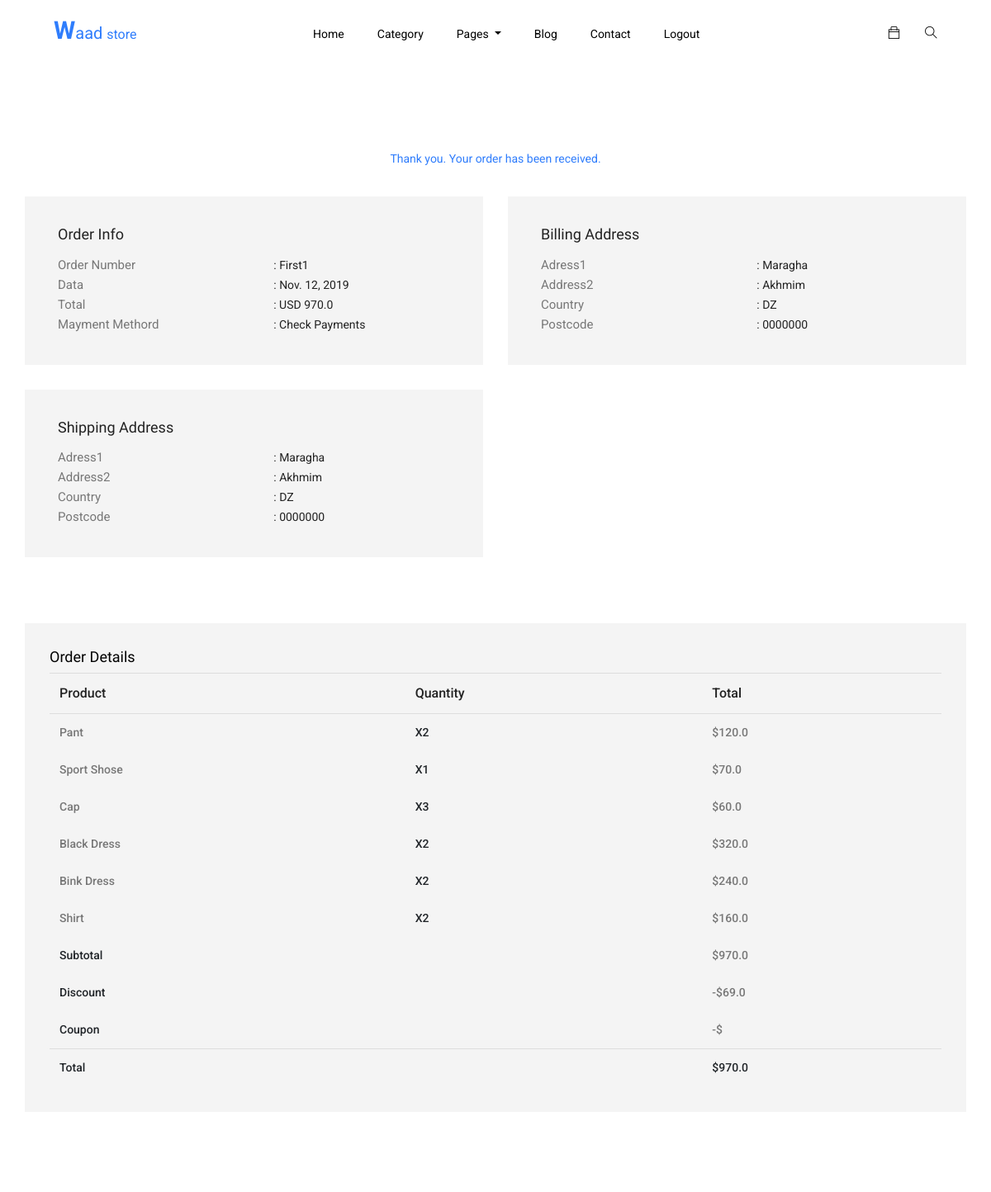
The app's page /confirmation/ (signed in, upper part), older data.
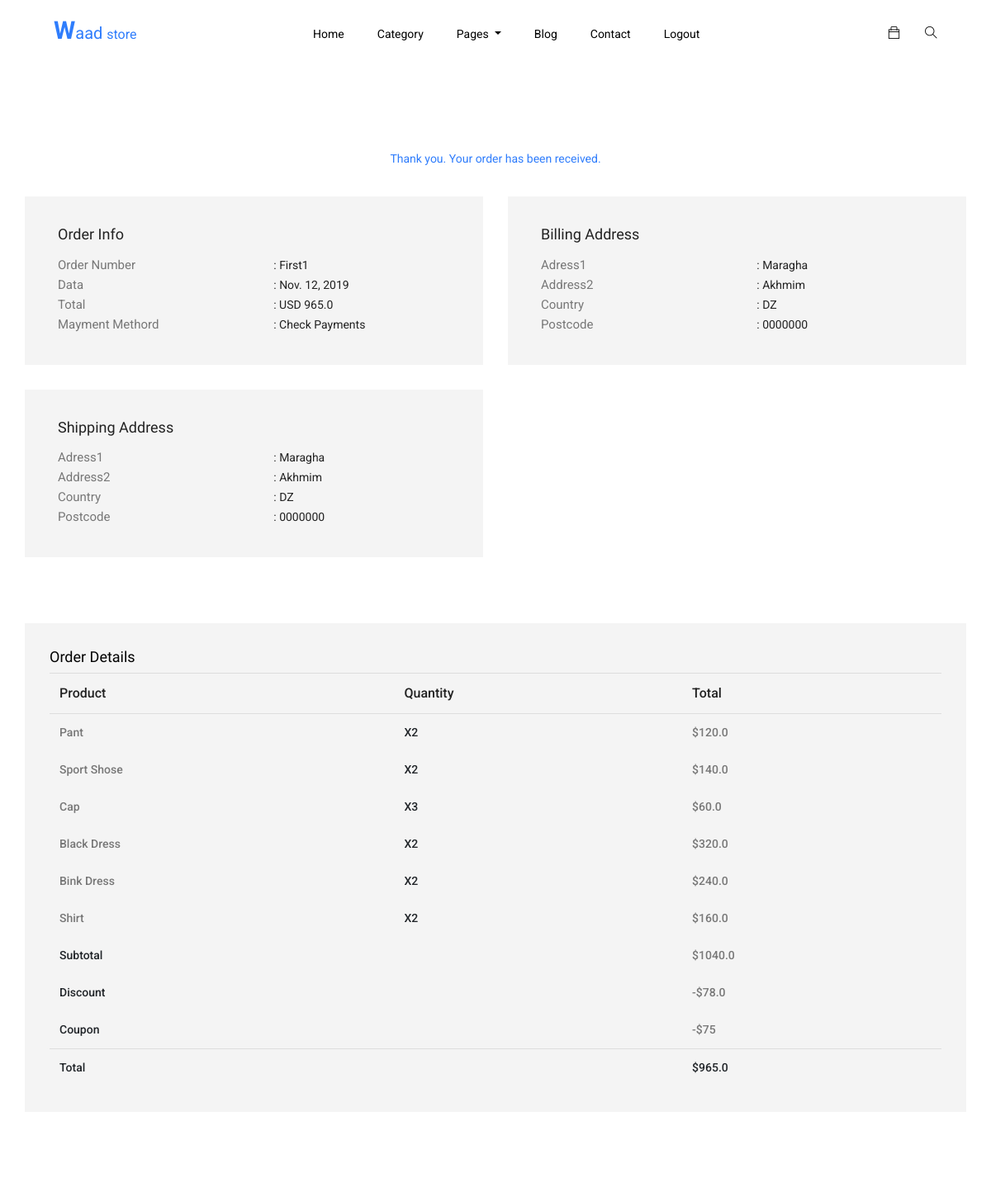
The same page, newer data.
### main/models.py (models this page shows, shortened)
class Order(models.Model):
    user  = models.ForeignKey(User, on_delete=models.CASCADE)
    items = models.ManyToManyField(OrederItem )
    ref_code = models.CharField(max_length=20)
    ordered  = models.BooleanField(default=False)
    created_at = models.DateTimeField(auto_now_add=True)
    ordered_at = models.DateTimeField(default = timezone.now)
    shipping_address = models.ForeignKey('Address', related_name="shipping_address",
                                        on_delete=models.SET_NULL, blank=True, null=True)
    billing_address  = models.ForeignKey('Address', related_name="billing_address",
                                        on_delete=models.SET_NULL, blank=True, null=True)
    coupon = models.ForeignKey('Coupon', on_delete=models.CASCADE, blank=True, null=True)
    in_way   = models.BooleanField(default=False)
    received = models.BooleanField(default=False)
    refund_requested = models.BooleanField(default=False)
    refund_granted   = models.BooleanField(default=False)
    def get_Subtotal(self):
        total = 0
        for item_order in self.items.all():
            total += item_order.get_total_price()
        return total
    def get_subtotal_discount(self):
        total = 0
        for item_order in self.items.all():
            total += item_order.get_total_discount()
        return total
    def get_total(self):
        total = 0
        for item_order in self.items.all():
            total += item_order.get_total_price()
        if self.coupon:
            total -= self.coupon.amount
        return total

class OrederItem(models.Model):
    user = models.ForeignKey(User, on_delete=models.CASCADE)
    item = models.ForeignKey(Item, on_delete=models.CASCADE)
    quantity = models.IntegerField(default=1)
    ordered   = models.BooleanField(default=False)
    def get_total_price(self):
        return self.quantity * self.item.new_price
    def get_total_discount(self):
        if self.item.old_price:
            return self.quantity * (self.item.old_price - self.item.new_price)
        else:
            return 0

class Item(models.Model):
    title = models.CharField(max_length = 23)
    new_price = models.FloatField()
    old_price = models.FloatField(blank=True, null=True)
    image = models.ImageField()
    description = models.TextField()
    for_who = models.CharField(max_length = 1, choices= FOR_WHO_CHOISE)
    category = models.CharField(max_length = 1, choices= CATEGORY_CHOISE)
    stock = models.IntegerField()
    new_arrival = models.BooleanField()
    size = models.CharField(max_length = 23,)
    width = models.FloatField()
    height = models.FloatField()
    weight = models.IntegerField()
    quality_checking = models.CharField(max_length = 3, choices= QUALITY_CHOISE )
    code = models.CharField(max_length = 23, unique=True)
    slug = models.SlugField(unique=True, allow_unicode=True)
    created_at = models.DateTimeField(auto_now_add=True)
    update_at = models.DateTimeField(default = timezone.now)

class Address(models.Model):
    user = models.ForeignKey(User, on_delete=models.CASCADE)
    address_one  = models.CharField(max_length=325)
    address_two  = models.CharField(max_length=325)
    phone_number = models.IntegerField(blank=True, null=True)
    email   = models.EmailField(blank=True, null=True)
    country = CountryField(multiple=False)
    zip     = models.CharField(max_length=9)
    town    = models.CharField(max_length=325)
    address_type = models.CharField(max_length=1, choices= ADDRESS_CHOICE)
    defualt = models.BooleanField(default=False)
    class Meta:
        verbose_name_plural = 'Addresses'

class Coupon(models.Model):
    code = models.CharField(max_length=16)
    amount = models.IntegerField()

### main/views.py (the view)
# urls.py: path('confirmation/', views.ConfirmatonView.as_view(), name = 'confirmation'),
class ConfirmatonView(View):
    def get(self, *args, **kwargs):
        try:
            order = Order.objects.get(user = self.request.user)
            context = { 'order':order,
                        }
            return render(self.request,"confirmation.html",context )
        except ObjectDoesNotExist:
            messages.info(self.request, 'you not have any orders')
            return redirect('main:home')

### templates/confirmation.html (shortened to what this page needs)
{% extends "base.html" %}
{% load static %}
{% block body_content %}
  <section class="confirmation_part section_padding">
    <div class="container">
      <div class="row">
        <div class="col-lg-12">
          <div class="confirmation_tittle">
            <span>Thank you. Your order has been received.</span>
          </div>
        </div>
        <div class="col-lg-6 col-lx-4">
          <div class="single_confirmation_details">
            <h4>order info</h4>
            <ul>
              <li>
                <p>order number</p><span>: {{order.ref_code}}</span>
              </li>
              <li>
                <p>data</p><span>: {{order.ordered_at|date}} </span>
              </li>
              <li>
                <p>total</p><span>: USD {{order.get_total}}</span>
              </li>
              <li>
                <p>mayment methord</p><span>: Check payments</span>
              </li>
            </ul>
          </div>
        </div>
        <div class="col-lg-6 col-lx-4">
          <div class="single_confirmation_details">
            <h4>Billing Address</h4>
            <ul>
              <li>
                <p>adress1</p><span>: {{order.billing_address.address_one}}</span>
              </li>
              <li>
                <p>address2</p><span>: {{order.billing_address.address_two}}</span>
              </li>
              <li>
                <p>country</p><span>: {{order.billing_address.country}}</span>
              </li>
              <li>
                <p>postcode</p><span>: {{order.billing_address.zip}}</span>
              </li>
            </ul>
          </div>
        </div>
        <div class="col-lg-6 col-lx-4">
          <div class="single_confirmation_details">
            <h4>shipping Address</h4>
            <ul>
              <li>
                <p>adress1</p><span>: {{order.shipping_address.address_one}}</span>
              </li>
              <li>
                <p>address2</p><span>: {{order.shipping_address.address_two}}</span>
              </li>
              <li>
                <p>country</p><span>: {{order.shipping_address.country}}</span>
              </li>
              <li>
                <p>postcode</p><span>: {{order.shipping_address.zip}}</span>
              </li>
            </ul>
          </div>
        </div>
      </div>
      <div class="row">
        <div class="col-lg-12">
          <div class="order_details_iner">
            <h3>Order Details</h3>
            <table class="table table-borderless">
              <thead>
                <tr>
                  <th scope="col" colspan="2">Product</th>
                  <th scope="col">Quantity</th>
                  <th scope="col">Total</th>
                </tr>
              </thead>
              <tbody>
                {% for order_item in order.items.all %}
                <tr>
                  <th colspan="2"><span>{{order_item.item.title}}</span></th>
                  <th>x{{order_item.quantity}}</th>
                  <th> <span>${{order_item.get_total_price}}</span></th>
                </tr>
                {% endfor %}
                <tr>
                  <th colspan="3">Subtotal</th>
                  <th> <span>${{order.get_Subtotal}}</span></th>
                </tr>
                <tr>
                  <th colspan="3">Discount</th>
                  <th><span>-${{order.get_subtotal_discount}}</span></th>
                </tr>
                <tr>
                  <th colspan="3">coupon</th>
                  <th><span>-${{order.coupon.amount}}</span></th>
                </tr>
              </tbody>
              <tfoot>
                <tr>
                  <th scope="col" colspan="3">Total</th>
                  <th scope="col">${{order.get_total}}</th>
                </tr>
              </tfoot>
            </table>
          </div>
        </div>
      </div>
    </div>
  </section>
  {% endblock %}

Row changes from the older to the newer data that the page shows:
changed Order "First1": get_total "970.0" → "965.0"; get_Subtotal "970.0" → "1040.0"; get_subtotal_discount "69.0" → "78.0"; coupon.amount (not shown) → "75"
changed OrederItem "Sport Shose": quantity "1" → "2"; get_total_price "70.0" → "140.0"
